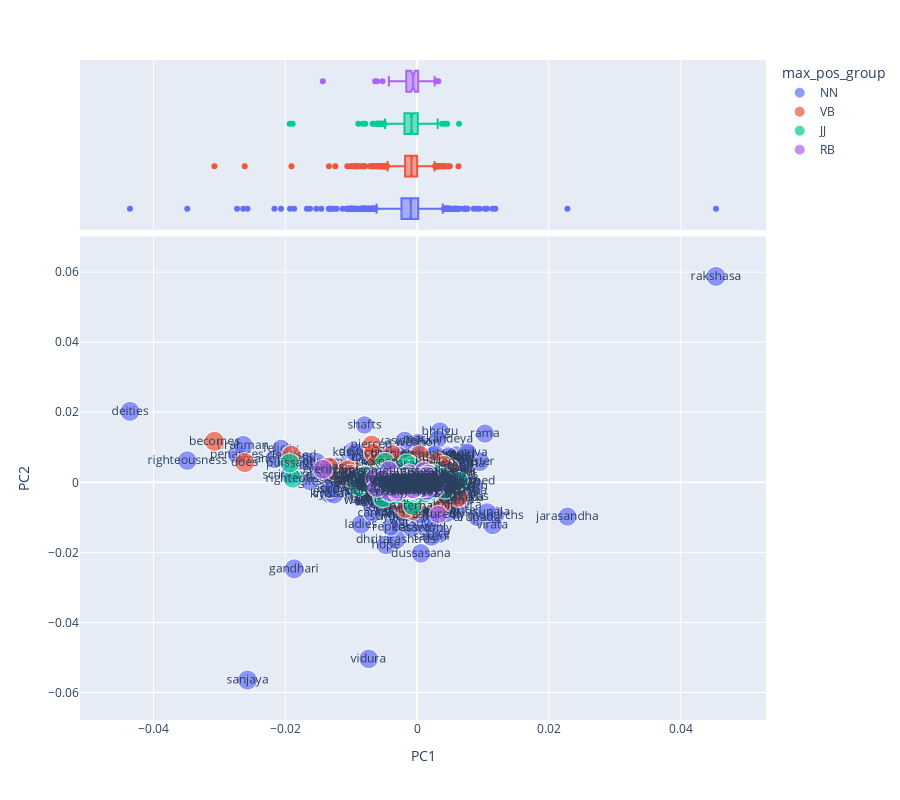

Notebook code cell kept with this figure:
### Code cell
fig12load = vis_loadings(LOADINGS2, 1, 2)
fig12load.show()

### Figure 1 — Plotly figure (JSON) as saved in the notebook; plotly's stock layout.template omitted (floating-point values rounded to 4 significant figures; data arrays with more than 128 entries replaced by an {"elided": "..."} marker saying what was removed)
{"data": [{"hovertemplate": "<b>%{hovertext}</b><br><br>max_pos_group=NN<br>PC1=%{x}<br>PC2=%{y}<br>dfidf=%{marker.size}<br>term_str=%{text}<extra></extra>", "hovertext": {"elided": "1597 str values"}, "legendgroup": "NN", "marker": {"color": "#636efa", "size": {"elided": "1597 float values"}, "sizemode": "area", "sizeref": 0.1313, "symbol": "circle"}, "mode": "markers+text", "name": "NN", "showlegend": true, "text": {"elided": "1597 str values"}, "type": "scattergl", "x": {"elided": "1597 float values"}, "xaxis": "x", "y": {"elided": "1597 float values"}, "yaxis": "y"}, {"alignmentgroup": "True", "hovertemplate": "<b>%{hovertext}</b><br><br>max_pos_group=NN<br>PC1=%{x}<extra></extra>", "hovertext": {"elided": "1597 str values"}, "legendgroup": "NN", "marker": {"color": "#636efa", "symbol": "circle"}, "name": "NN", "notched": true, "offsetgroup": "NN", "showlegend": false, "type": "box", "x": {"elided": "1597 float values"}, "xaxis": "x2", "yaxis": "y2"}, {"hovertemplate": "<b>%{hovertext}</b><br><br>max_pos_group=VB<br>PC1=%{x}<br>PC2=%{y}<br>dfidf=%{marker.size}<br>term_str=%{text}<extra></extra>", "hovertext": {"elided": "1015 str values"}, "legendgroup": "VB", "marker": {"color": "#EF553B", "size": {"elided": "1015 float values"}, "sizemode": "area", "sizeref": 0.1313, "symbol": "circle"}, "mode": "markers+text", "name": "VB", "showlegend": true, "text": {"elided": "1015 str values"}, "type": "scattergl", "x": {"elided": "1015 float values"}, "xaxis": "x", "y": {"elided": "1015 float values"}, "yaxis": "y"}, {"alignmentgroup": "True", "hovertemplate": "<b>%{hovertext}</b><br><br>max_pos_group=VB<br>PC1=%{x}<extra></extra>", "hovertext": {"elided": "1015 str values"}, "legendgroup": "VB", "marker": {"color": "#EF553B", "symbol": "circle"}, "name": "VB", "notched": true, "offsetgroup": "VB", "showlegend": false, "type": "box", "x": {"elided": "1015 float values"}, "xaxis": "x2", "yaxis": "y2"}, {"hovertemplate": "<b>%{hovertext}</b><br><br>max_pos_group=JJ<br>PC1=%{x}<br>PC2=%{y}<br>dfidf=%{marker.size}<br>term_str=%{text}<extra></extra>", "hovertext": {"elided": "364 str values"}, "legendgroup": "JJ", "marker": {"color": "#00cc96", "size": {"elided": "364 float values"}, "sizemode": "area", "sizeref": 0.1313, "symbol": "circle"}, "mode": "markers+text", "name": "JJ", "showlegend": true, "text": {"elided": "364 str values"}, "type": "scattergl", "x": {"elided": "364 float values"}, "xaxis": "x", "y": {"elided": "364 float values"}, "yaxis": "y"}, {"alignmentgroup": "True", "hovertemplate": "<b>%{hovertext}</b><br><br>max_pos_group=JJ<br>PC1=%{x}<extra></extra>", "hovertext": {"elided": "364 str values"}, "legendgroup": "JJ", "marker": {"color": "#00cc96", "symbol": "circle"}, "name": "JJ", "notched": true, "offsetgroup": "JJ", "showlegend": false, "type": "box", "x": {"elided": "364 float values"}, "xaxis": "x2", "yaxis": "y2"}, {"hovertemplate": "<b>%{hovertext}</b><br><br>max_pos_group=RB<br>PC1=%{x}<br>PC2=%{y}<br>dfidf=%{marker.size}<br>term_str=%{text}<extra></extra>", "hovertext": ["verily", "speedily", "sometimes", "longer", "meanwhile", "deeply", "really", "similarly", "properly", "surely", "fully", "everywhere", "perfectly", "fearlessly", "far", "equally", "entirely", "worldly", "firmly", "forcibly", "fast", "immediately", "folly", "happily", "carefully", "almost", "aside", "further", "loudly", "especially", "easily", "completely", "incessantly", "agreeably", "smilingly", "instead", "constantly", "forward", "gradually", "righteously", "frequently", "slowly", "fiercely", "accordingly", "wholly", "continually", "scarcely", "asleep", "thereby", "mentally", "often", "vigorously", "perhaps", "actually", "ceaselessly", "extremely", "furiously", "enough", "singly", "separately", "respectfully", "quite", "generally", "exactly", "naturally", "assuredly", "joyfully", "presently", "adhere", "subsequently", "twice", "simply", "lastly", "instantly", "virtuously", "respectively", "quietly", "previously", "reverentially", "hastily", "gently", "falsely", "alike", "sweetly", "rather", "finally", "wrathfully", "ahead", "particularly", "deceitfully", "regardless", "heavily", "humbly", "kindly", "violently", "eagerly", "gladly", "brightly", "anywhere", "utterly", "sinfully", "specially", "secretly", "softly"], "legendgroup": "RB", "marker": {"color": "#ab63fa", "size": [52.54, 46.03, 51.96, 45.4, 47.78, 52.14, 52.3, 52.3, 49.72, 44.74, 48.3, 49.72, 50.51, 52.54, 50.87, 50.51, 52.14, 49.64, 50.51, 51.48, 51.73, 51.73, 51.96, 51.96, 52.3, 50.51, 52.54, 51.73, 52.41, 51.73, 52.3, 52.42, 51.67, 52.14, 52.41, 52.42, 52.41, 52.41, 51.67, 46.15, 51.48, 52.14, 51.93, 52.14, 50.61, 50.61, 52.41, 52.3, 52.3, 52.5, 52.5, 44.27, 50.61, 46.98, 45.25, 52.3, 45.25, 52.14, 48.43, 52.14, 51.93, 50.15, 47.74, 49.07, 49.07, 44.27, 49.07, 46.15, 44.27, 45.25, 47.74, 46.98, 44.27, 46.98, 44.27, 49.07, 47.74, 48.43, 46.98, 50.15, 49.07, 44.27, 46.15, 46.15, 50.15, 44.27, 44.27, 44.27, 49.64, 45.25, 44.27, 46.98, 45.25, 44.27, 47.74, 45.25, 48.43, 46.15, 45.25, 44.27, 44.27, 45.25, 44.27, 46.15], "sizemode": "area", "sizeref": 0.1313, "symbol": "circle"}, "mode": "markers+text", "name": "RB", "showlegend": true, "text": ["verily", "speedily", "sometimes", "longer", "meanwhile", "deeply", "really", "similarly", "properly", "surely", "fully", "everywhere", "perfectly", "fearlessly", "far", "equally", "entirely", "worldly", "firmly", "forcibly", "fast", "immediately", "folly", "happily", "carefully", "almost", "aside", "further", "loudly", "especially", "easily", "completely", "incessantly", "agreeably", "smilingly", "instead", "constantly", "forward", "gradually", "righteously", "frequently", "slowly", "fiercely", "accordingly", "wholly", "continually", "scarcely", "asleep", "thereby", "mentally", "often", "vigorously", "perhaps", "actually", "ceaselessly", "extremely", "furiously", "enough", "singly", "separately", "respectfully", "quite", "generally", "exactly", "naturally", "assuredly", "joyfully", "presently", "adhere", "subsequently", "twice", "simply", "lastly", "instantly", "virtuously", "respectively", "quietly", "previously", "reverentially", "hastily", "gently", "falsely", "alike", "sweetly", "rather", "finally", "wrathfully", "ahead", "particularly", "deceitfully", "regardless", "heavily", "humbly", "kindly", "violently", "eagerly", "gladly", "brightly", "anywhere", "utterly", "sinfully", "specially", "secretly", "softly"], "type": "scattergl", "x": [-0.0143, -8.647e-05, -0.004282, -0.003559, 0.0006328, -0.002656, -0.004071, -0.006357, -0.003456, 0.002577, -0.001558, -0.002301, -0.0009934, -0.001863, -0.0007553, -0.002752, -0.002267, -0.006081, -0.001385, 0.0002695, -0.001778, -0.001186, -0.00297, 0.0007889, -0.001877, 0.0002672, -0.001141, 0.0004901, 0.0002508, -0.001428, -0.001788, -0.001599, 3.685e-05, -0.003072, 0.001031, -0.0008708, -0.001577, 0.0007038, -0.0026, -0.005255, -0.0005537, -8.18e-05, -0.0003327, -0.002213, -0.002051, -0.002098, 0.001901, 0.002486, 0.000715, -0.0003858, 5.8e-05, -0.001206, 0.00122, -0.002026, -0.001755, 0.002662, -0.00023, 0.001458, -0.0005353, -0.0006746, 0.000797, -9.59e-05, -0.001643, -0.0001338, -0.0006348, 0.00323, 0.0007194, -0.0002007, -0.001285, -0.0002773, -0.0011, -0.000353, -0.001052, 0.001004, -0.000596, -0.001786, -0.0004815, -0.0007903, 0.0009192, 0.002907, -0.0006032, -0.00102, -0.001644, 0.001672, 0.001067, -0.0004726, -0.0004104, 6.393e-05, -0.0006053, -0.0009885, -0.001427, -0.0001015, -0.0002426, -0.0008791, 0.001291, -0.0001839, 0.001435, -0.0004097, 7.498e-05, -0.0004209, -0.00107, 0.0005283, -0.0006012, -0.0004667], "xaxis": "x", "y": [0.003721, 0.0008174, 0.003247, 0.001183, 0.001708, 0.001118, -0.002771, 0.001214, -0.0004269, -0.0003681, -0.001566, 0.001139, -0.0005528, 0.0009677, -0.0009495, -0.0009375, -0.0004516, -0.001513, -0.00095, 0.0001434, 0.001146, 0.002409, -0.002594, 0.0004383, -0.001751, 0.00132, 0.0006139, -0.001421, -0.0009229, -0.001592, 0.0003064, 0.001769, 0.001172, -0.001919, -0.0004668, 0.0008902, -0.0003499, 0.0005356, 0.0006435, 0.0008487, 0.0001789, -0.0003954, -0.0001338, 0.0002613, -0.0002557, 0.0002522, -0.001154, 0.0006781, 0.000898, 0.0003826, -0.0006346, 0.001237, -0.001608, 0.0003046, 0.0006203, -0.001641, 0.0006132, -0.002315, -9.687e-06, -0.001193, -0.00151, -0.0008393, -3.794e-05, 0.0003523, -0.0009007, -0.009183, 0.0004494, -0.0002403, 0.0004017, 0.000803, 0.0008808, -0.001785, -0.001186, 0.003209, -0.002187, 0.0003558, -0.001743, 0.0009117, 0.0001198, -0.0003174, -0.0007338, -0.001023, 0.0002717, 0.002497, 0.0009646, 9.443e-05, 0.00022, 0.0007582, -3.77e-05, -0.002293, 0.0003503, -0.0006789, -0.0008237, -0.002141, 0.001323, -0.001419, 0.001818, 0.0006005, 0.001502, -9.669e-05, -0.0006326, 0.0003453, -0.002056, -0.0002651], "yaxis": "y"}, {"alignmentgroup": "True", "hovertemplate": "<b>%{hovertext}</b><br><br>max_pos_group=RB<br>PC1=%{x}<extra></extra>", "hovertext": ["verily", "speedily", "sometimes", "longer", "meanwhile", "deeply", "really", "similarly", "properly", "surely", "fully", "everywhere", "perfectly", "fearlessly", "far", "equally", "entirely", "worldly", "firmly", "forcibly", "fast", "immediately", "folly", "happily", "carefully", "almost", "aside", "further", "loudly", "especially", "easily", "completely", "incessantly", "agreeably", "smilingly", "instead", "constantly", "forward", "gradually", "righteously", "frequently", "slowly", "fiercely", "accordingly", "wholly", "continually", "scarcely", "asleep", "thereby", "mentally", "often", "vigorously", "perhaps", "actually", "ceaselessly", "extremely", "furiously", "enough", "singly", "separately", "respectfully", "quite", "generally", "exactly", "naturally", "assuredly", "joyfully", "presently", "adhere", "subsequently", "twice", "simply", "lastly", "instantly", "virtuously", "respectively", "quietly", "previously", "reverentially", "hastily", "gently", "falsely", "alike", "sweetly", "rather", "finally", "wrathfully", "ahead", "particularly", "deceitfully", "regardless", "heavily", "humbly", "kindly", "violently", "eagerly", "gladly", "brightly", "anywhere", "utterly", "sinfully", "specially", "secretly", "softly"], "legendgroup": "RB", "marker": {"color": "#ab63fa", "symbol": "circle"}, "name": "RB", "notched": true, "offsetgroup": "RB", "showlegend": false, "type": "box", "x": [-0.0143, -8.647e-05, -0.004282, -0.003559, 0.0006328, -0.002656, -0.004071, -0.006357, -0.003456, 0.002577, -0.001558, -0.002301, -0.0009934, -0.001863, -0.0007553, -0.002752, -0.002267, -0.006081, -0.001385, 0.0002695, -0.001778, -0.001186, -0.00297, 0.0007889, -0.001877, 0.0002672, -0.001141, 0.0004901, 0.0002508, -0.001428, -0.001788, -0.001599, 3.685e-05, -0.003072, 0.001031, -0.0008708, -0.001577, 0.0007038, -0.0026, -0.005255, -0.0005537, -8.18e-05, -0.0003327, -0.002213, -0.002051, -0.002098, 0.001901, 0.002486, 0.000715, -0.0003858, 5.8e-05, -0.001206, 0.00122, -0.002026, -0.001755, 0.002662, -0.00023, 0.001458, -0.0005353, -0.0006746, 0.000797, -9.59e-05, -0.001643, -0.0001338, -0.0006348, 0.00323, 0.0007194, -0.0002007, -0.001285, -0.0002773, -0.0011, -0.000353, -0.001052, 0.001004, -0.000596, -0.001786, -0.0004815, -0.0007903, 0.0009192, 0.002907, -0.0006032, -0.00102, -0.001644, 0.001672, 0.001067, -0.0004726, -0.0004104, 6.393e-05, -0.0006053, -0.0009885, -0.001427, -0.0001015, -0.0002426, -0.0008791, 0.001291, -0.0001839, 0.001435, -0.0004097, 7.498e-05, -0.0004209, -0.00107, 0.0005283, -0.0006012, -0.0004667], "xaxis": "x2", "yaxis": "y2"}], "layout": {"height": 800, "legend": {"itemsizing": "constant", "title": {"text": "max_pos_group"}, "tracegroupgap": 0}, "margin": {"t": 60}, "xaxis": {"anchor": "y", "domain": [0, 1], "title": {"text": "PC1"}}, "xaxis2": {"anchor": "y2", "domain": [0, 1], "matches": "x", "showgrid": true, "showticklabels": false}, "yaxis": {"anchor": "x", "domain": [0, 0.7326], "title": {"text": "PC2"}}, "yaxis2": {"anchor": "x2", "domain": [0.7426, 1], "matches": "y2", "showgrid": false, "showline": false, "showticklabels": false, "ticks": ""}}}
